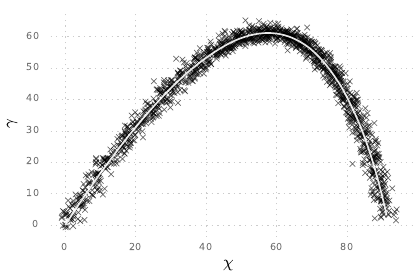

Write the Python code that produced this figure.
#!/usr/local/bin/python
from mpltools import style
from scipy.io import loadmat
import numpy as np
import matplotlib.pyplot as plt
import mympltools as util
import matpyplot

if __name__ == "__main__":
    ax = matpyplot.draw('ballistic_trajectory.mat')
    lim = ax.axis("image")
    ax.set_xticks(np.arange(0,lim[1]+1,10))
    ax.set_yticks(np.arange(0,lim[3]+1,10))
    util.padaxis(ax,0.03,l=lim)
    #ax.grid()

    ax.get_figure().savefig('ballistic_trajectory.pdf')	
